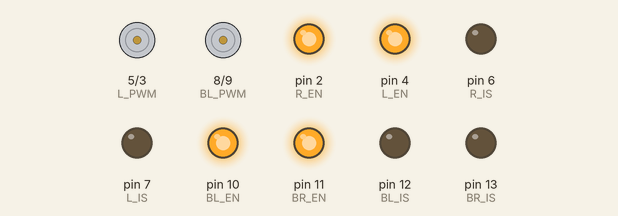
Simulated run of this sketch. Board: Arduino Uno, built with avr-gcc and run on an emulated ATmega328P. On the bench: motor-driver pin pairs drawn as motors (green arrow = first pin HIGH = forward, orange = second pin HIGH = backward, longer = more drive), output pins drawn as LEDs (lit = HIGH).

Above: at 0.1 s.
At 6.1 s:
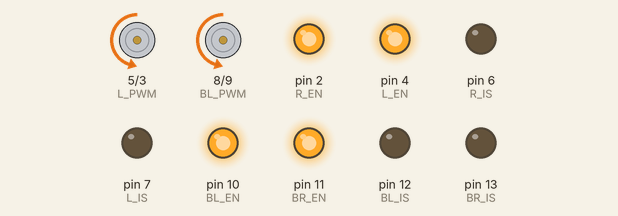
At 12.6 s:
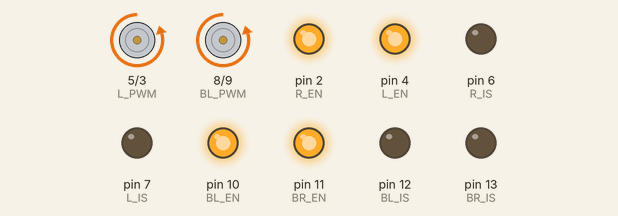
At 26.1 s:
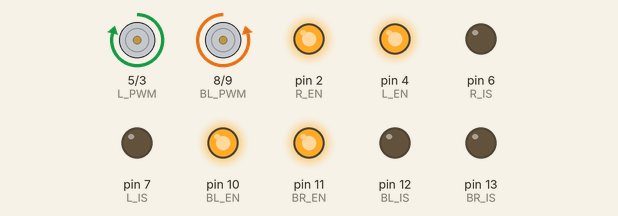
Timing chart, 0 to 40.0 s (numbered marks = the images above):
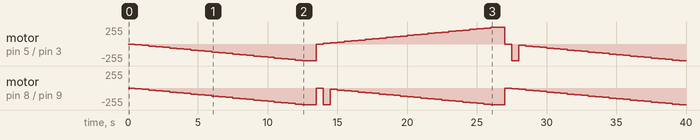

The sketch:

YUKSEKVOLTAJ.ino
```cpp
//This Arduino code is developed by I Lab
//Hit the SUBSCRIBE button for following our tutorial on arduino.
//You Tube Channel ID: https://www.youtube.com/c/IngenieroLab?sub_confirmation=1.
//Follow our facebook page: https://www.facebook.com/ingenierorobotico

//BTS7960 motor driver sketch

int R_IS = 6;
int R_EN = 2;
int R_PWM = 3;
int L_IS = 7;
int L_EN = 4;
int L_PWM = 5;

int BR_IS = 13;
int BR_EN = 11;
int BR_PWM = 9;
int BL_IS = 12;
int BL_EN = 10;
int BL_PWM = 8;

void setup() {
  // put your setup code here, to run once:
 pinMode(R_IS, OUTPUT);
 pinMode(R_EN, OUTPUT);
 pinMode(R_PWM, OUTPUT);
 pinMode(L_IS, OUTPUT);
 pinMode(L_EN, OUTPUT);
 pinMode(L_PWM, OUTPUT);

 digitalWrite(R_IS, LOW);
 digitalWrite(L_IS, LOW);
 digitalWrite(R_EN, HIGH);
 digitalWrite(L_EN, HIGH);

 pinMode(BR_IS, OUTPUT);
 pinMode(BR_EN, OUTPUT);
 pinMode(BR_PWM, OUTPUT);
 pinMode(BL_IS, OUTPUT);
 pinMode(BL_EN, OUTPUT);
 pinMode(BL_PWM, OUTPUT);

 digitalWrite(BR_IS, LOW);
 digitalWrite(BL_IS, LOW);
 digitalWrite(BR_EN, HIGH);
 digitalWrite(BL_EN, HIGH);
}

void loop() {
  // put your main code here, to run repeatedly:
  int i;
  for(i = 0; i <= 255; i= i+10){ //clockwise rotation  analogWrite(R_PWM, i);   analogWrite(L_PWM, 0);
   analogWrite(R_PWM, i);
   analogWrite(L_PWM, 0);
   analogWrite(BR_PWM, i);
   analogWrite(BL_PWM, 0);
   delay(500);
  }
  delay(500);
  for(i = 0; i <= 255; i= i+10){ //counter clockwise rotation   analogWrite(R_PWM, 0);   analogWrite(L_PWM, i);
   analogWrite(R_PWM, 0);
   analogWrite(L_PWM, i);
   analogWrite(BR_PWM, i);
   analogWrite(BL_PWM, 0);
   delay(500);
  }
  delay(500);
}
```

Measured:
- by itself, motor on pin 5 (L_PWM) / pin 3 (R_PWM): stopped → backward 10/255 at 0.50 s, → backward 20/255 0.50 s later, → backward 30/255 0.50 s later, → backward 40/255 0.50 s later, … (77 changes in this stretch)
- by itself, motor on pin 8 (BL_PWM) / pin 9 (BR_PWM): stopped → backward 10/255 at 0.50 s, → backward 20/255 0.50 s later, → backward 30/255 0.50 s later, → backward 40/255 0.50 s later, … (77 changes in this stretch)
